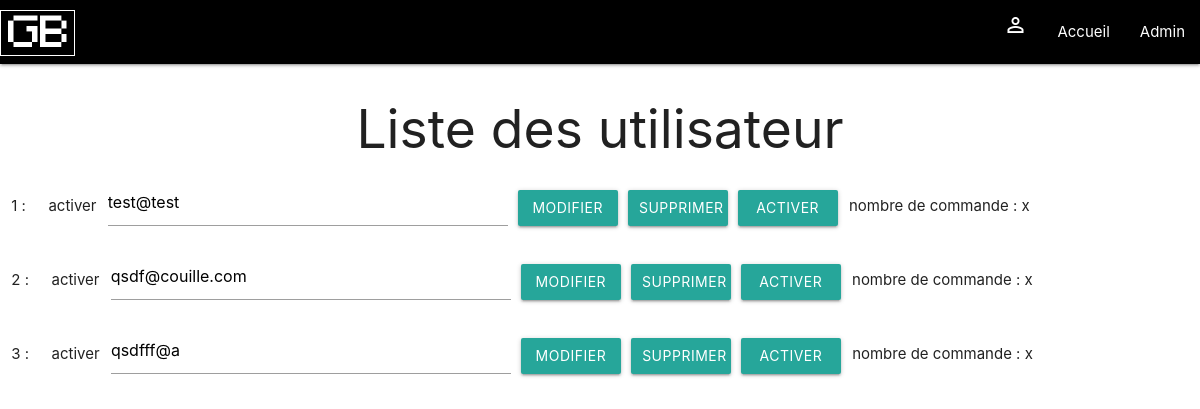
The app's page /user.php, older data.
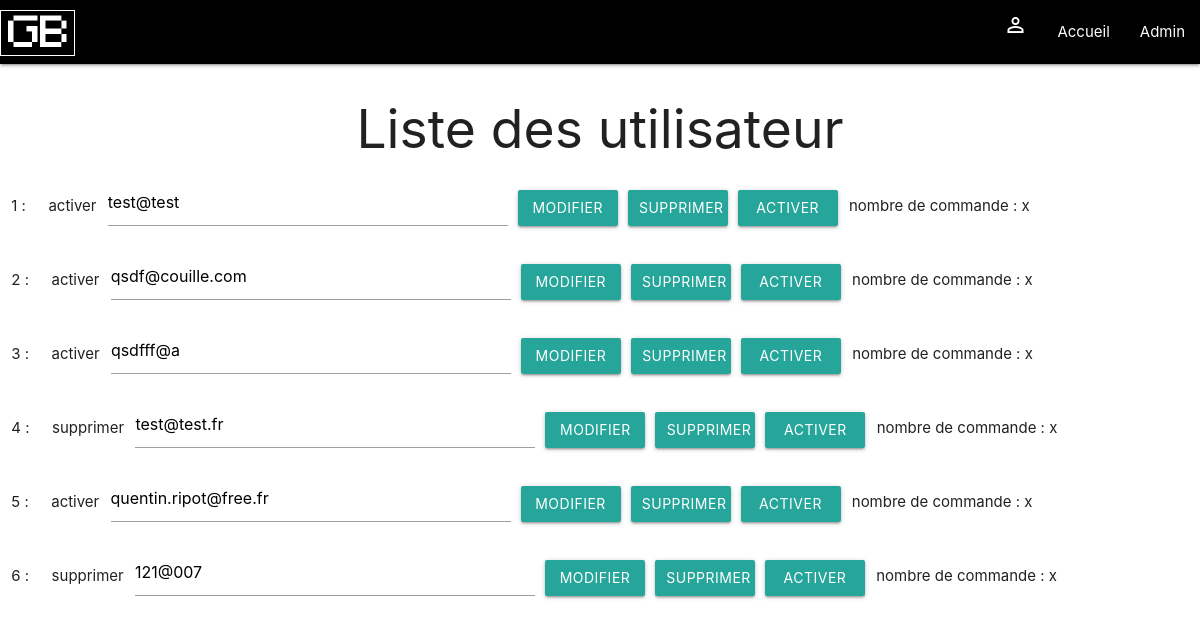
The same page, newer data.
### tables this page shows
CREATE TABLE IF NOT EXISTS `user` (
  `id` int(11) NOT NULL AUTO_INCREMENT,
  `activated` tinyint(1) NOT NULL DEFAULT '1',
  `email` varchar(40) NOT NULL,
  `password` text NOT NULL,
  PRIMARY KEY (`id`)
);

### user.php (the view, shortened to what this page needs)
<?php require_once 'helpers/head.php'; ?>
<body>
  <?php
    require_once 'content/navbar.php';
    $sql = "SELECT * FROM user";
    $pre = $pdo->prepare($sql);
    $pre->execute();
    $data = $pre->fetchAll(PDO::FETCH_ASSOC);
    ?>
    <h2>Liste des utilisateur</h2>
    <?php
    foreach ($data as $user):
      ?>
      <div class="row">
      <form class="" action="modifUser.php" method="post">
          <p class="col"><?php echo $user['id']; ?> :</p>
          <p class="col">
            <?php
            if($user['activated'] == 0){echo "supprimer";}
            else {
              echo "activer";
            }
            ?></p>
          <input type="email" name="email" value="<?php echo $user['email']; ?>" class="col l4">
          <button class="btn waves-effect waves-light col l1 align" type="submit" name="action">modifier
          </button>
      </form>
      <form class="" action="deleteUser.php" method="post">
        <button class="btn waves-effect waves-light col l1 align" type="submit" name="action">supprimer
        </button>
      </form>
      <form class="" action="activeUser.php" method="post">
        <button class="btn waves-effect waves-light col l1 align" type="submit" name="action">activer
        </button>
      </form>
      <p class="col l3">nombre de commande : x</p>
      </div>
      <?php endforeach; ?>
</body>

### helpers/head.php (shortened to what this page needs)
<head>
  <link type="text/css" rel="stylesheet" href="css/materialize.min.css"  media="screen,projection"/>
</head>

### content/navbar.php (shortened to what this page needs)
<nav>
  <div class="nav-wrapper black">
    <a href="index.php" class="brand-logo"> <img src="img/logo.png" ></a>
    <ul class="right hide-on-med-and-down">
      <li><a href="connexion.php" class="material-icons modal-trigger">person_outline</a></li>
      <li><a href="index.php">Accueil</a></li>
      <li><a href="admin.php">Admin</a></li>
    </ul>
  </div>
</nav>

Row changes from the older to the newer data that the page shows:
added user: id "4", activated "supprimer", email "test@test.fr"
added user: id "5", activated "activer", email "quentin.ripot@free.fr"
added user: id "6", activated "supprimer", email "121@007"
